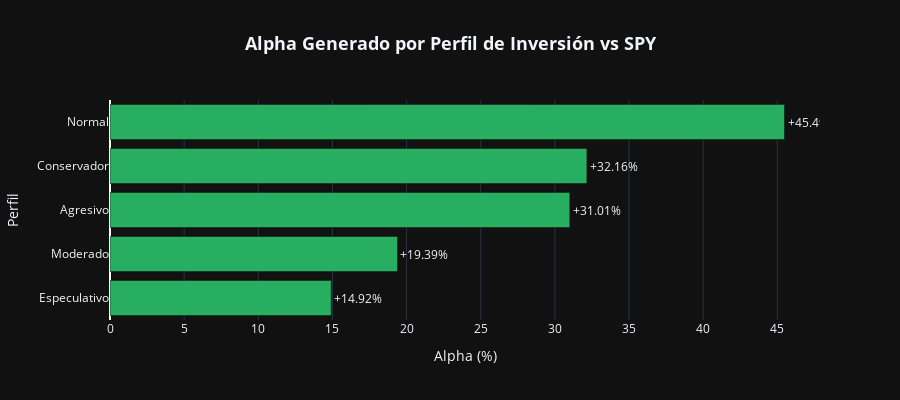

The notebook cell this image was saved under:
### Code cell
# Gráfico de barras: Alpha por Perfil
if len(metricas_clave) > 0:
    df_alpha = pd.DataFrame(metricas_clave)
    
    # Ordenar por alpha
    df_alpha = df_alpha.sort_values('Alpha', ascending=True)
    
    colors_bar = ['#e74c3c' if x < 0 else '#27ae60' for x in df_alpha['Alpha']]
    
    fig_alpha = go.Figure(data=[
        go.Bar(
            x=df_alpha['Alpha'] * 100,
            y=df_alpha['Perfil'],
            orientation='h',
            marker_color=colors_bar,
            text=[f"{x*100:+.2f}%" for x in df_alpha['Alpha']],
            textposition='outside'
        )
    ])
    
    fig_alpha.update_layout(
        title=dict(text='<b>Alpha Generado por Perfil de Inversión vs SPY</b>', x=0.5, font=dict(size=18)),
        xaxis_title='Alpha (%)',
        yaxis_title='Perfil',
        template='plotly_dark',
        height=400,
        xaxis=dict(zeroline=True, zerolinecolor='white', zerolinewidth=2)
    )
    
    fig_alpha.show()

### Figure 1 — Plotly figure (JSON) as saved in the notebook; plotly's stock layout.template omitted (floating-point values rounded to 4 significant figures)
{"data": [{"marker": {"color": ["#27ae60", "#27ae60", "#27ae60", "#27ae60", "#27ae60"]}, "orientation": "h", "text": ["+14.92%", "+19.39%", "+31.01%", "+32.16%", "+45.49%"], "textposition": "outside", "type": "bar", "x": [14.92, 19.39, 31.01, 32.16, 45.49], "y": ["Especulativo", "Moderado", "Agresivo", "Conservador", "Normal"]}], "layout": {"height": 400, "title": {"font": {"size": 18}, "text": "<b>Alpha Generado por Perfil de Inversión vs SPY</b>", "x": 0.5}, "xaxis": {"title": {"text": "Alpha (%)"}, "zeroline": true, "zerolinecolor": "white", "zerolinewidth": 2}, "yaxis": {"title": {"text": "Perfil"}}}}
